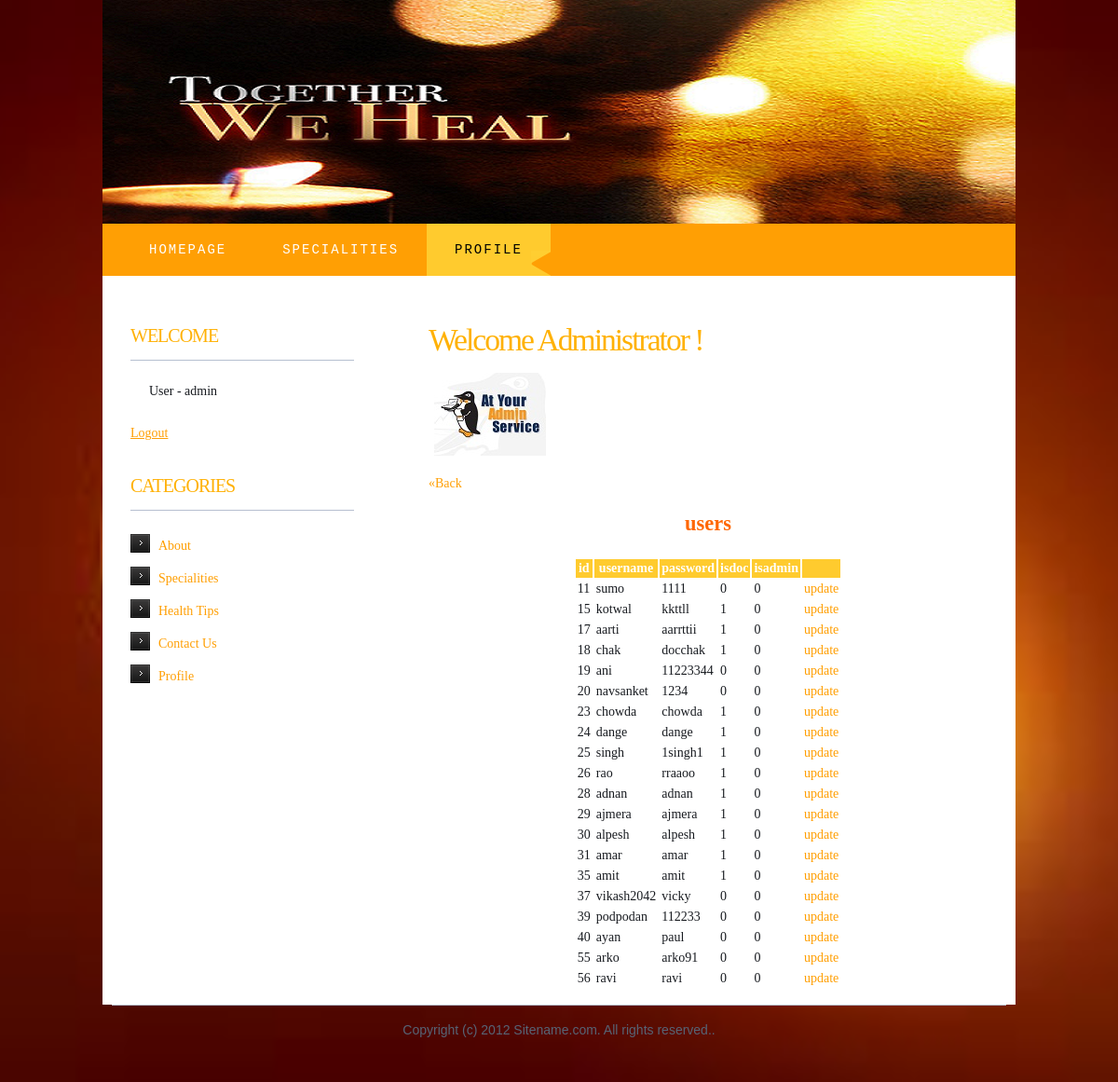
The page /update_users.php (signed in) on the database its author committed.
### tables this page shows
CREATE TABLE IF NOT EXISTS `users` (
  `id` bigint(20) unsigned NOT NULL AUTO_INCREMENT,
  `username` varchar(30) NOT NULL,
  `password` varchar(16) NOT NULL,
  `isdoc` int(2) NOT NULL DEFAULT '0',
  `isadmin` int(2) NOT NULL DEFAULT '0',
  PRIMARY KEY (`id`),
  UNIQUE KEY `id` (`id`),
  UNIQUE KEY `username` (`username`)
);

### update_users.php (the view, shortened to what this page needs)
<!DOCTYPE html PUBLIC "-//W3C//DTD XHTML 1.0 Strict//EN" "http://www.w3.org/TR/xhtml1/DTD/xhtml1-strict.dtd">
<head>
<link href="style.css" rel="stylesheet" type="text/css" media="screen" />
</head>
<body>
<div id="wrapper">
	<div id="header-wrapper">
		<div id="header">
			<div id="logo">
			</div>
		</div>
	</div>
	<div id="menu">
		<ul>
			<li><a href="index.php">Homepage</a></li>
			<li><a href="specialities.php">specialities</a></li>
            <?php
    if(isset($_SESSION['username']))
    {
   	    echo '<li class="current_page_item"><a href="profile.php">Profile</a></li>';
	}
	else
	{
		header('location:index.php');
	}
	?>
		</ul>
	</div>
	<div id="page">
		<div id="page-bgtop">
			<div id="page-bgbtm">
				<div id="content">
					<div class="post">
						<h2 class="title"><a href="index.php">Welcome Administrator ! </a></h2>
						<div class="entry">
						  <p><img src="images/admin.jpg" alt="" class="alignleft border" /></p>
</div>
					 </div>
					<div style="clear: both;">&nbsp;</div>
                    <a href="http://localhost/project/admin.php">&laquo;Back</a>
					 <center><font color="#FF9F04"><h3>users</h3></font>
                     <?php
						$query=mysql_query("select * from users where isadmin=0");
					 ?>
                     <table cols="6" cellpadding="2">
                     <tr>
                     <th>id</th>
                     <th>username</th>
                     <th>password</th>
                     <th>isdoc</th>
                     <th>isadmin</th>
                     <th></th>
                     </tr>
                     <?php
					 while($row=mysql_fetch_assoc($query))
					 {
						 if(isset($_GET['id'])&&$_GET['id']==$row['id'])
						 {
							 $id=$_GET['id'];
						 ?>
                         <form method="post" action="up2.php">
                         <tr>
                     <td> <input type="hidden" name="id" value=<?php echo $row['id']; ?> /><?php echo $row['id']; ?></td>
                     <td> <input type="text" size="10" name="username" value="<?php echo $row['username']; ?>" /></td>
                     <td> <input type="text" size="10" name="password" value="<?php echo $row['password']; ?>" /></td>
                     <td> <?php echo $row['isdoc']; ?></td>
                     <td> <?php echo $row['isadmin']; ?></td>
                     <td> <input type="submit" value="update" /></td>
                     </tr>
                     </form>
                     <?php
						 }
						 else
						 {
					?>
                     <tr>
                     <td> <?php echo $row['id']; ?></td>
                     <td> <?php echo $row['username']; ?></td>
                     <td> <?php echo $row['password']; ?></td>
                     <td> <?php echo $row['isdoc']; ?></td>
                     <td> <?php echo $row['isadmin']; ?></td>
                     <td> <a href="update_users.php?id=<?php echo $row['id']; ?>">update</a></td>
                     </tr>
                      <?
					 }
					 }
					 ?>
                     </table>
                     </center>
				</div>
				<div id="sidebar">
					<ul>
						<li>
                        <?php
						if(isset($_SESSION['username']))
    {
    						  echo '<h2 >welcome</h2>';
		echo '<p><label>User  -  '.$_SESSION['username'].'</label></p>';
		echo '<a href="logout.php"><u> Logout </u></a>';
	}
	else
	{
		?>
<?php
	}
	?>
<p />
						</li>
					  <li>
						<h2>Categories</h2>
						  <ul>
							  <li><a href="index.php">About</a></li>
							  <li><a href="specialities.php">Specialities</a></li>
							  <li><a href="tips.php">Health Tips</a></li>
							  <li><a href="contact.php">Contact Us</a></li>
                              <?php
    if(isset($_SESSION['username']))
    {
    						  echo '<li><a href="profile.php">Profile</a></li>';
	}
	?>
						  </ul>
						</li>
					</ul>
				</div>
				<div style="clear: both;">&nbsp;</div>
			</div>
		</div>
	</div>
</div>
<div id="footer">
	<p>Copyright (c) 2012 Sitename.com. All rights reserved.</a>.</p>
</div>
</body>

### style.css (style rules this page uses)
body { margin: 0; padding: 0; background: url(images/123.jpg) no-repeat center center fixed; -webkit-background-size: cover; -moz-background-size: cover; -o-background-size: cover; background-size: cover; font-weight: 500; font-family: 'Maiandra GD'; font-size: 14px; color: #181B20; }
h1, h2, h3 h4 { margin: 0; padding: 0; font-family: 'Maiandra GD'; font-weight: normal; color: #FF9F04; }
h2 { font-size: 2.4em; }
h3 { font-size: 1.6em; color: #F60; }
p, ul, ol { margin-top: 0; line-height: 180%; }
a { text-decoration: none; color: #FF9F04; }
img.border { border: 6px solid #FFFFFF; }
img.alignleft { float: left; margin-right: 25px; }
#wrapper { margin: 0 auto; padding: 0; }
#header-wrapper { height: 240px; }
#header { width: 980px; height: 240px; background: url(images/img071.png) no-repeat right top; margin: 0 auto; }
#logo { width: 980px; height: 100px; margin: 0px auto; padding: 80px 0px 0px 0px; color: #FFFFFF; }
#menu { width: 940px; height: 56px; margin: 0px auto; padding: 0px 20px 0px 20px; background: #FF9F04; }
#menu ul { margin: 0; padding: 0px 0px 0px 0px; list-style: none; line-height: normal; }
#menu li { float: left; }
#menu a { display: block; float: left; height: 56px; margin: 0px; padding: 0px 30px 0px 30px; line-height: 56px; letter-spacing: 2px; text-decoration: none; text-transform: uppercase; font-family: "Lucida Console", Monaco, monospace; font-size: 14px; font-weight: normal; color: #FFFFFF; border: none; }
#menu .current_page_item a { background: #FFCB2E url(images/img02.gif) no-repeat right bottom; color: #000000; }
#page { width: 980px; margin: 0 auto; padding: 0; background-color: #FFFFFF; }
#page-bgbtm { margin: 0px; padding: 40px 30px 0px 30px; }
#content { float: right; width: 600px; padding: 0px 0px 0px 0px; }
.post { clear: both; padding-bottom: 10px; }
.post .title { padding-top: 10px; letter-spacing: -2px; }
.post .title a { color: #FFB105; border: none; }
.post .entry { text-align: justify; margin-bottom: 25px; padding: 10px 0px 0px 0px; }
#sidebar { float: left; width: 240px; padding: 0px 0px 0px 0px; }
#sidebar ul { margin: 0; padding: 0; list-style: none; }
#sidebar li { margin: 0; padding: 0; }
#sidebar li ul { margin: 0px 0px; padding-bottom: 30px; }
#sidebar li li { padding-left: 30px; line-height: 35px; background: url(images/img01.gif) no-repeat left 5px; }
th { background: #FFCB2E; color: #FFFFFF; }
#sidebar h2 { height: 38px; margin-bottom: 20px; padding: 12px 0 0 0px; border-bottom: 1px solid #B6BFD0; text-transform: uppercase; letter-spacing: -1px; font-size: 20px; color: #FFB105; }
#sidebar p { margin: 0 0px; padding: 0px 20px 20px 20px; text-align: justify; }
#sidebar a { border: none; }
#footer { width: 960px; height: 55px; margin: 0px auto 40px auto; border-top: 1px solid #B6BFD0; font-family: Arial, Helvetica, sans-serif; }
#footer p { margin: 0; padding-top: 18px; line-height: normal; text-align: center; color: #576475; }

### rows shown on the page
users: id "11", username "sumo", password "1111", isdoc "0", isadmin "0"
users: id "15", username "kotwal", password "kkttll", isdoc "1", isadmin "0"
users: id "17", username "aarti", password "aarrttii", isdoc "1", isadmin "0"
users: id "18", username "chak", password "docchak", isdoc "1", isadmin "0"
users: id "19", username "ani", password "11223344", isdoc "0", isadmin "0"
users: id "20", username "navsanket", password "1234", isdoc "0", isadmin "0"
users: id "23", username "chowda", password "chowda", isdoc "1", isadmin "0"
users: id "24", username "dange", password "dange", isdoc "1", isadmin "0"
users: id "25", username "singh", password "1singh1", isdoc "1", isadmin "0"
users: id "26", username "rao", password "rraaoo", isdoc "1", isadmin "0"
users: id "28", username "adnan", password "adnan", isdoc "1", isadmin "0"
users: id "29", username "ajmera", password "ajmera", isdoc "1", isadmin "0"
users: id "30", username "alpesh", password "alpesh", isdoc "1", isadmin "0"
users: id "31", username "amar", password "amar", isdoc "1", isadmin "0"
users: id "35", username "amit", password "amit", isdoc "1", isadmin "0"
users: id "37", username "vikash2042", password "vicky", isdoc "0", isadmin "0"
users: id "39", username "podpodan", password "112233", isdoc "0", isadmin "0"
users: id "40", username "ayan", password "paul", isdoc "0", isadmin "0"
users: id "55", username "arko", password "arko91", isdoc "0", isadmin "0"
users: id "56", username "ravi", password "ravi", isdoc "0", isadmin "0"

### other values the page prints
$_SESSION['username'] "admin"
